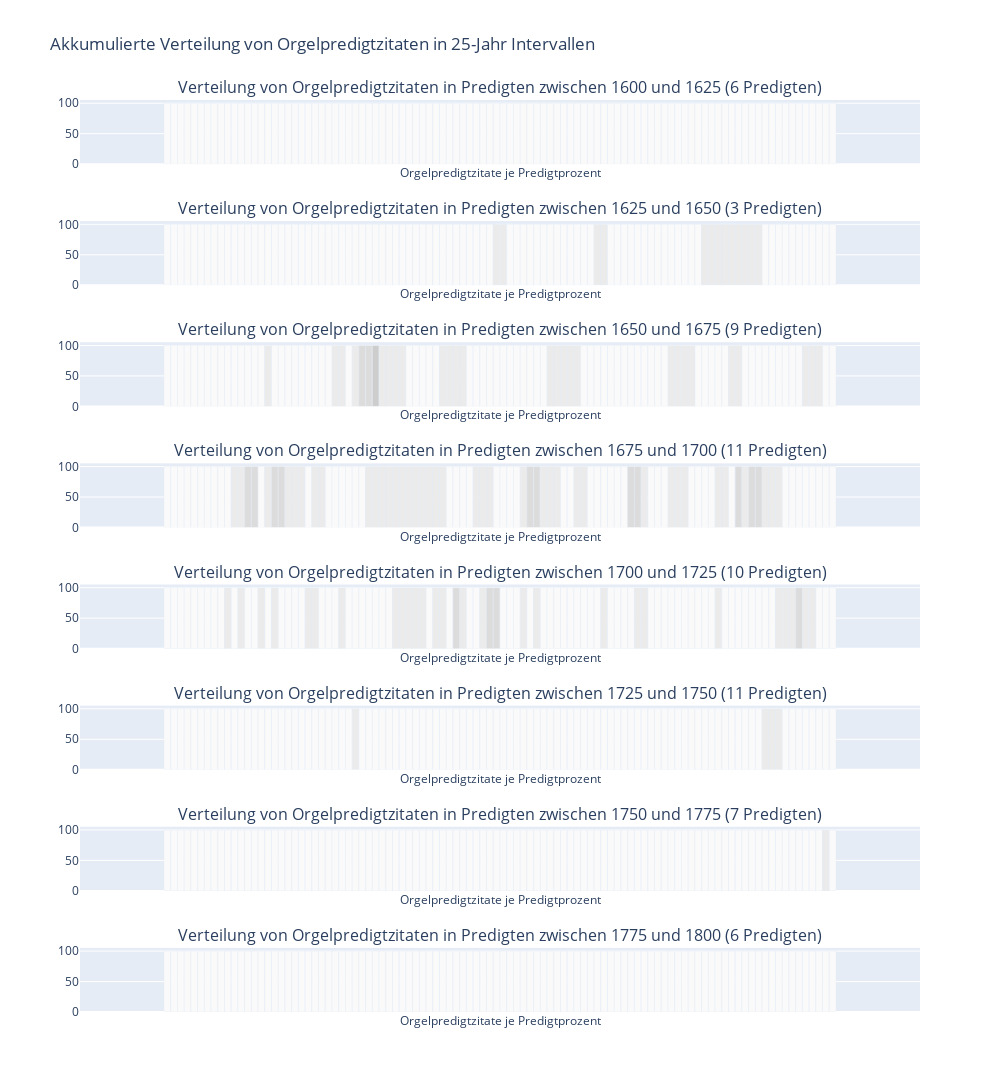

The notebook cell saved with this chart:
### Code cell
# Create subplots
fig = make_subplots(rows=len(figs_25_orgel), 
                    cols=1, 
                    subplot_titles=[f"Verteilung von Orgelpredigtzitaten in Predigten zwischen {1600 + (i*25)} und {1600+(i*25)+25} ({len(sermons_grouped_25[i])} Predigten)" for i in range(len(figs_25))])

# Add traces from each figure to the subplots
for i, fig_item in enumerate(figs_25_orgel):
    for trace in fig_item.data:
        fig.add_trace(trace, row=i+1, col=1)

# Update layout
fig.update_layout(height=1200, width=1000, showlegend = False)
fig.update_layout(title_text="Akkumulierte Verteilung von Orgelpredigtzitaten in 25-Jahr Intervallen")

# Show the figure
fig.show()
